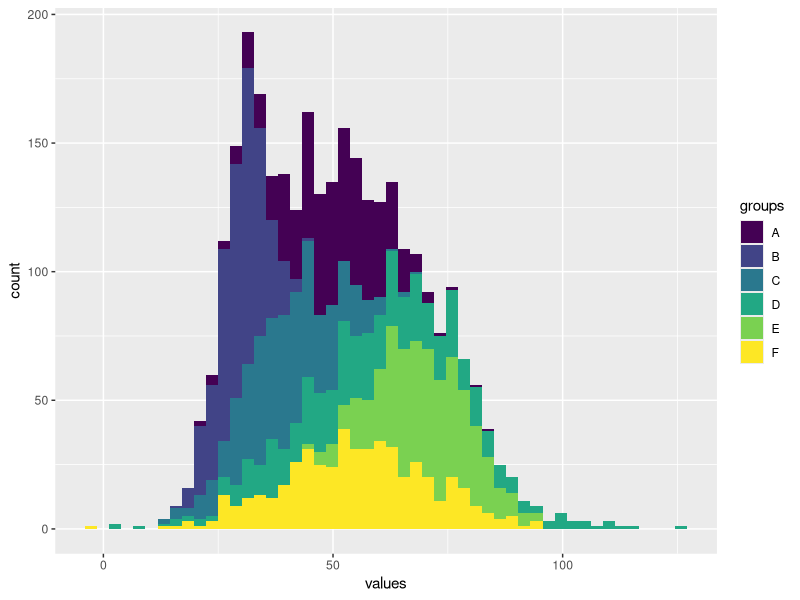
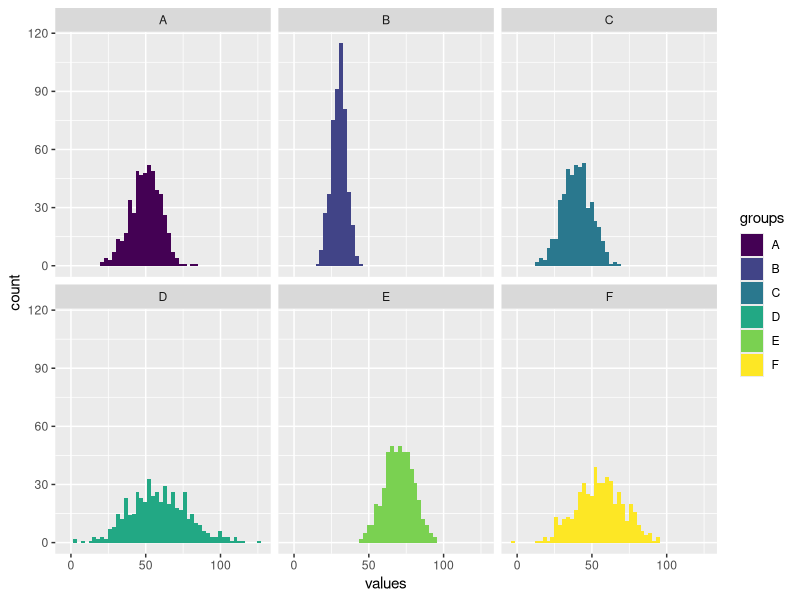
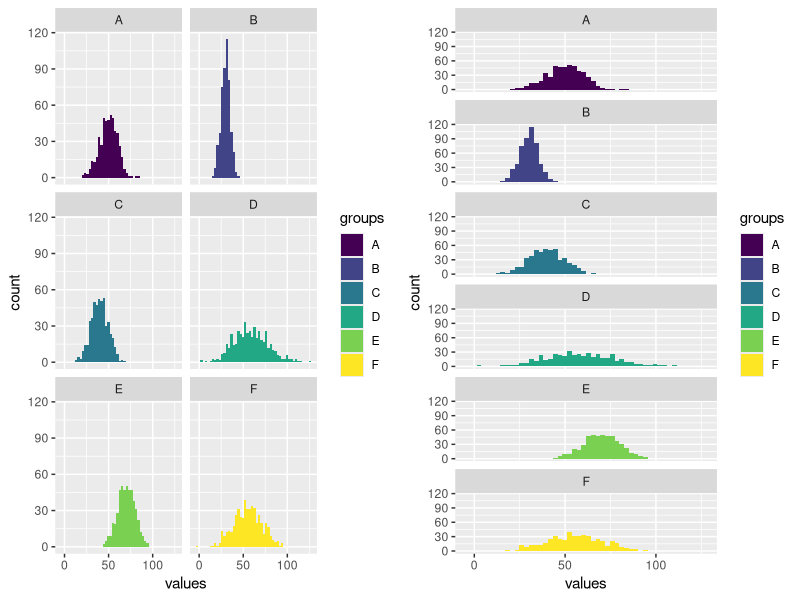
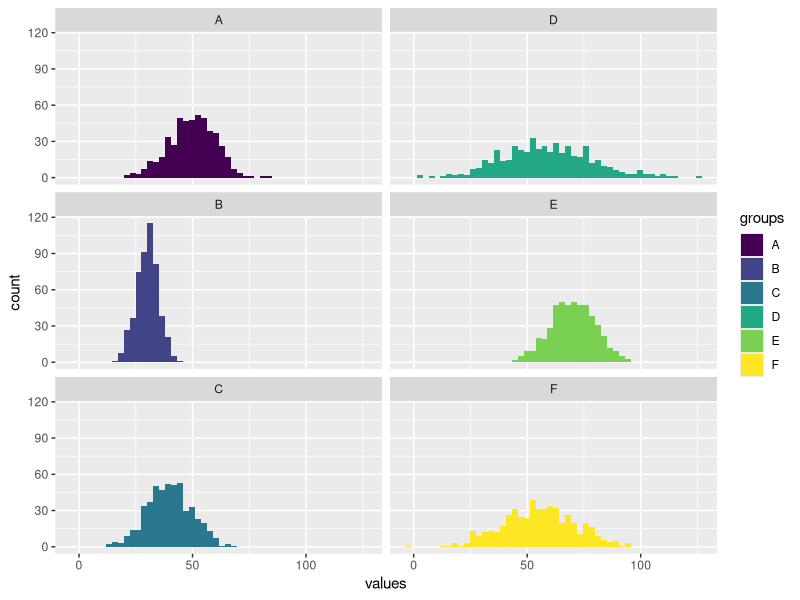
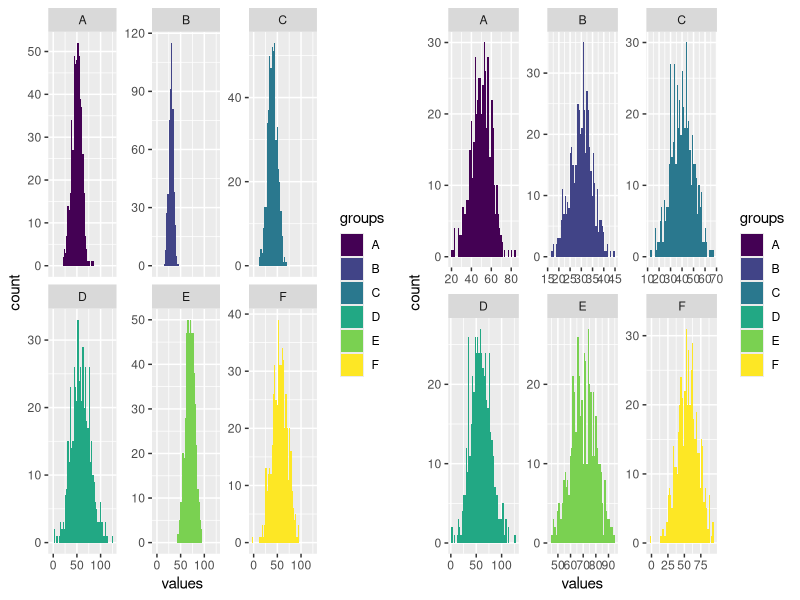

The R script that drew these images, in order:
## ---- chunk 1
knitr::opts_chunk$set(echo = TRUE, fig.align='center')

# title: facet_wrap
# author: jonathan
# revised: 14/3/2020 

WEB <- c("https://bioceed.uib.no/dropfolder/bioSTATS/Rmd/Visualizing/Faceted/facet_wrap.html")
GIT <- c("https://github.com/jonathansoule/biostats/blob/master/Visualizing/Faceted/facet_wrap.Rmd")
library(ggplot2)
library(gridExtra)
## ---- chunk 2
# predictor variable
groups <- c(rep("A", 500), rep("B", 500), rep("C", 500), rep("D", 500), rep("E", 500), rep("F", 500))
# response variable
values <- c(rnorm(500, mean=50, sd=10), rnorm(500, mean=30, sd=5), rnorm(500, mean=40, sd=10), rnorm(500, mean=60, sd=20), rnorm(500, mean=70, sd=10), rnorm(500, mean=55, sd=15))
# dataframe
df <- data.frame(groups, values)
## ---- chunk 3
ggplot(df, aes(values, fill=groups)) +
  geom_histogram(bins=50) +
  scale_fill_viridis_d()
## ---- chunk 4
ggplot(df, aes(values, fill=groups)) +
  geom_histogram(bins=50) +
  scale_fill_viridis_d() +
  facet_wrap(~groups)
## ---- chunk 5
grid.arrange(
  ggplot(df, aes(values, fill=groups)) +    # left plot, 2 columns
    geom_histogram(bins=50) +
    scale_fill_viridis_d() +
    facet_wrap(~groups, ncol=2),
  ggplot(df, aes(values, fill=groups)) +    # right plot, 1 column
    geom_histogram(bins=50) +
    scale_fill_viridis_d() +
    facet_wrap(~groups, ncol=1),
  ncol=2)
## ---- chunk 6
ggplot(df, aes(values, fill=groups)) +
  geom_histogram(bins=50) +
  scale_fill_viridis_d() +
  facet_wrap(~groups,  dir = "v")
## ---- chunk 7
grid.arrange(
  ggplot(df, aes(values, fill = groups)) +    # left plot, free_y
    geom_histogram(bins=50) +
    scale_fill_viridis_d() +
    facet_wrap(~groups, scales = "free_y"),
  ggplot(df, aes(values, fill = groups)) +    # right plot, free
    geom_histogram(bins=50) +
    scale_fill_viridis_d() +
    facet_wrap(~groups, scales =  "free"),
  ncol=2)
